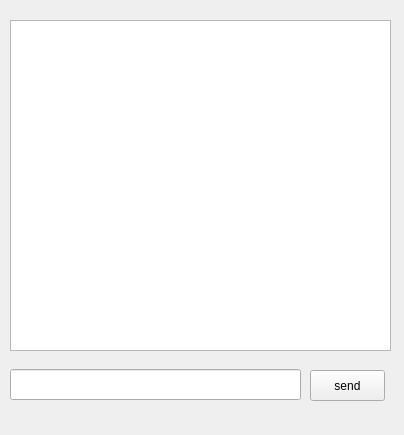
<?xml version="1.0" encoding="UTF-8"?>
<ui version="4.0">
 <class>Form</class>
 <widget class="QWidget" name="Form">
  <property name="geometry">
   <rect>
    <x>0</x>
    <y>0</y>
    <width>404</width>
    <height>435</height>
   </rect>
  </property>
  <property name="windowTitle">
   <string>Form</string>
  </property>
  <widget class="QTextEdit" name="textEdit">
   <property name="geometry">
    <rect>
     <x>10</x>
     <y>20</y>
     <width>381</width>
     <height>331</height>
    </rect>
   </property>
   <property name="readOnly">
    <bool>false</bool>
   </property>
  </widget>
  <widget class="QLineEdit" name="lineEdit">
   <property name="geometry">
    <rect>
     <x>10</x>
     <y>369</y>
     <width>291</width>
     <height>31</height>
    </rect>
   </property>
  </widget>
  <widget class="QPushButton" name="pushButton">
   <property name="geometry">
    <rect>
     <x>310</x>
     <y>370</y>
     <width>75</width>
     <height>31</height>
    </rect>
   </property>
   <property name="text">
    <string>send</string>
   </property>
  </widget>
 </widget>
 <resources/>
 <connections/>
</ui>
